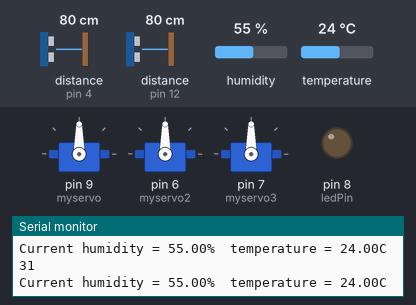
Bench run of a sketch on a simulated Arduino Uno, built with avr-gcc and run on an emulated ATmega328P. Shown: 3 × servo, output pins drawn as LEDs (lit = HIGH), the last lines printed to the serial monitor. Wiring (inferred from the names in the program): 2 × ultrasonic range finder: trigger pin 5, echo pin 4 / trigger pin 11, echo pin 12. Inputs (shaded band) come from the test bench; at power-on: distance to the obstacle (sensors on pin 4, pin 12) 80 cm, humidity 55 %, temperature 24 °C. The echo pulse lasts 58.3 µs per cm; pins used as bus, display or sensor lines are not drawn.

Above: at 2.2 s.
2.3 s: distance to the obstacle (sensor on pin 4) set to 14 cm
4.2 s: distance to the obstacle (sensor on pin 4) set to 11 cm
At 5.13 s:
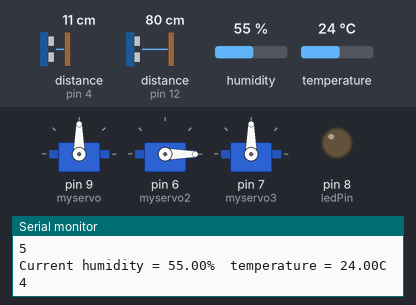
At 11.1 s:
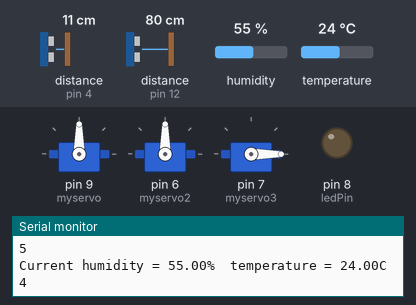
Timing chart, 0 to 17.2 s (numbered marks = the images above; inputs shaded):
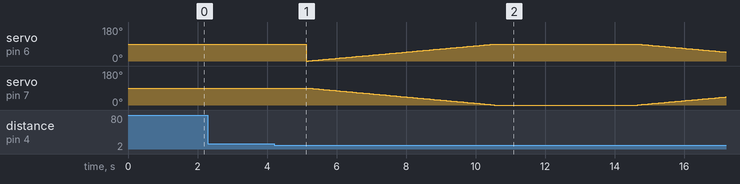

Measured:
- the behaviour switches between 13 and 12 cm on distance to the obstacle (sensor on pin 4) (found by bisection; images 0 and 1)

The sketch:

legacy.ino
```cpp
#include <dht.h>
#define dht_pin A0
#include <Servo.h>
#define ledPin 8
dht DHT;
Servo myservo;
Servo myservo3;
Servo myservo2;
int trigPin = 11;
int echoPin = 12;
int trigPin2 = 5;
int echoPin2 = 4;
long duration,inches;
long duration2,inches2=90;
int pos = 0;
int data = 0;

void setup() {
  Serial.begin(9600);
  pinMode(trigPin, OUTPUT);
  pinMode(echoPin, INPUT);
  pinMode(trigPin2, OUTPUT);
  pinMode(echoPin2, INPUT);
  myservo.attach(9);
  myservo2.attach(6);
  myservo3.attach(7);
  pinMode(ledPin, OUTPUT);
  digitalWrite(ledPin, LOW);
  delay(1000);
 }
void loop() {
  DHT.read11(dht_pin);
  Serial.print("Current humidity = ");
  Serial.print(DHT.humidity);
  Serial.print("%  ");
  Serial.print("temperature = ");
  Serial.print(DHT.temperature);
  Serial.println("C  ");
  if(Serial.available() > 0){
    data = Serial.read();
          if (data =='0'){
            digitalWrite(ledPin, LOW);
            Serial.println("LED: OFF");
            }
              else if (data =='1') {
                digitalWrite(ledPin, HIGH);
                Serial.println("LED: ON");

              }
  }
  digitalWrite(trigPin, LOW);
  delayMicroseconds(5);
  digitalWrite(trigPin, HIGH);
  delayMicroseconds(10);
  digitalWrite(trigPin, LOW);

  duration = pulseIn(echoPin, HIGH);
  inches = (duration/2) / 74;
  delay(500);

  if(inches<5)
    {
      digitalWrite(ledPin, HIGH);
      for (pos = 0; pos <= 90; pos += 1) {
        myservo.write(pos);
        delay(60);
        }
      delay(4000);
      for (pos = 90; pos >= 0; pos -= 1) {
        myservo.write(pos);
        delay(60);
        }
    }
  delay(500);
  digitalWrite(trigPin2, LOW);
  delayMicroseconds(5);
  digitalWrite(trigPin2, HIGH);
  delayMicroseconds(10);
  digitalWrite(trigPin2, LOW);
  duration2 = pulseIn(echoPin2, HIGH);
  inches2 = (duration2/2) / 74;
  Serial.println(inches2);
    if(inches2<5)
  {
    for (pos = 0; pos <= 90; pos += 1) {
      myservo2.write(pos);
      myservo3.write(90-pos);
      delay(60);
      }
      delay(4000);
    for (pos = 90; pos >= 0; pos -= 1) {
      myservo2.write(pos);
      myservo3.write(90-pos);
      delay(60);
      }
  }
}
```
